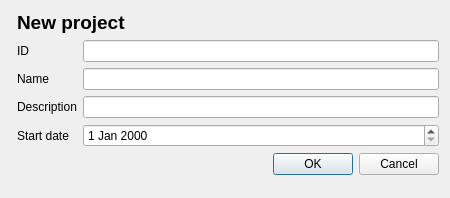
<?xml version="1.0" encoding="UTF-8"?>
<ui version="4.0">
 <class>Dialog</class>
 <widget class="QDialog" name="Dialog">
  <property name="geometry">
   <rect>
    <x>0</x>
    <y>0</y>
    <width>450</width>
    <height>198</height>
   </rect>
  </property>
  <property name="windowTitle">
   <string>Dialog</string>
  </property>
  <layout class="QFormLayout" name="formLayout_2">
   <item row="1" column="1">
    <layout class="QFormLayout" name="formLayout">
     <item row="1" column="0">
      <widget class="QLabel" name="label_project_name">
       <property name="text">
        <string>Name</string>
       </property>
      </widget>
     </item>
     <item row="1" column="1">
      <widget class="QLineEdit" name="input_name"/>
     </item>
     <item row="2" column="0">
      <widget class="QLabel" name="label_project_description">
       <property name="text">
        <string>Description</string>
       </property>
      </widget>
     </item>
     <item row="2" column="1">
      <widget class="QLineEdit" name="input_description"/>
     </item>
     <item row="0" column="0">
      <widget class="QLabel" name="label_project_id">
       <property name="text">
        <string>ID</string>
       </property>
      </widget>
     </item>
     <item row="0" column="1">
      <widget class="QLineEdit" name="input_id"/>
     </item>
     <item row="3" column="0">
      <widget class="QLabel" name="label_4">
       <property name="text">
        <string>Start date</string>
       </property>
      </widget>
     </item>
     <item row="3" column="1">
      <widget class="QDateEdit" name="date_start"/>
     </item>
     <item row="4" column="1">
      <widget class="QDialogButtonBox" name="buttonBox">
       <property name="orientation">
        <enum>Qt::Horizontal</enum>
       </property>
       <property name="standardButtons">
        <set>QDialogButtonBox::Cancel|QDialogButtonBox::Ok</set>
       </property>
      </widget>
     </item>
    </layout>
   </item>
   <item row="0" column="1">
    <widget class="QLabel" name="title">
     <property name="sizePolicy">
      <sizepolicy hsizetype="Fixed" vsizetype="Fixed">
       <horstretch>0</horstretch>
       <verstretch>0</verstretch>
      </sizepolicy>
     </property>
     <property name="font">
      <font>
       <pointsize>14</pointsize>
       <weight>75</weight>
       <bold>true</bold>
      </font>
     </property>
     <property name="text">
      <string>New project</string>
     </property>
    </widget>
   </item>
  </layout>
 </widget>
 <tabstops>
  <tabstop>input_id</tabstop>
  <tabstop>input_name</tabstop>
  <tabstop>input_description</tabstop>
  <tabstop>date_start</tabstop>
 </tabstops>
 <resources/>
 <connections>
  <connection>
   <sender>buttonBox</sender>
   <signal>accepted()</signal>
   <receiver>Dialog</receiver>
   <slot>accept()</slot>
   <hints>
    <hint type="sourcelabel">
     <x>248</x>
     <y>254</y>
    </hint>
    <hint type="destinationlabel">
     <x>157</x>
     <y>274</y>
    </hint>
   </hints>
  </connection>
  <connection>
   <sender>buttonBox</sender>
   <signal>rejected()</signal>
   <receiver>Dialog</receiver>
   <slot>reject()</slot>
   <hints>
    <hint type="sourcelabel">
     <x>316</x>
     <y>260</y>
    </hint>
    <hint type="destinationlabel">
     <x>286</x>
     <y>274</y>
    </hint>
   </hints>
  </connection>
 </connections>
</ui>
